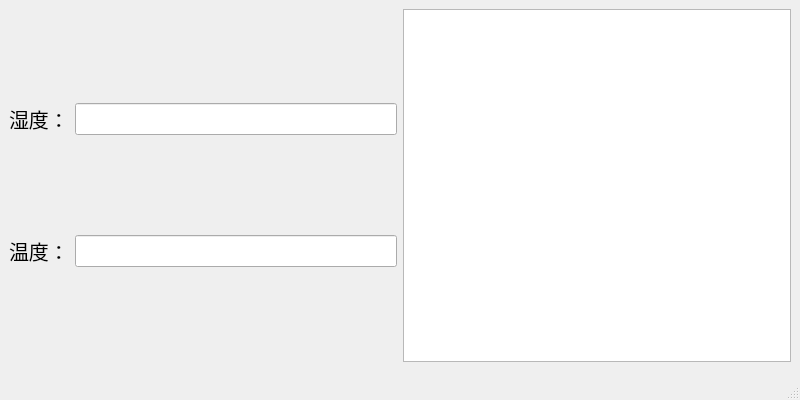
<?xml version="1.0" encoding="UTF-8"?>
<ui version="4.0">
 <class>MainWindow</class>
 <widget class="QMainWindow" name="MainWindow">
  <property name="geometry">
   <rect>
    <x>0</x>
    <y>0</y>
    <width>800</width>
    <height>400</height>
   </rect>
  </property>
  <property name="font">
   <font>
    <pointsize>15</pointsize>
    <bold>false</bold>
   </font>
  </property>
  <property name="windowTitle">
   <string>MainWindow</string>
  </property>
  <widget class="QWidget" name="centralwidget">
   <layout class="QHBoxLayout" name="horizontalLayout_4">
    <item>
     <layout class="QHBoxLayout" name="horizontalLayout_3">
      <item>
       <layout class="QVBoxLayout" name="verticalLayout">
        <item>
         <layout class="QHBoxLayout" name="horizontalLayout_2">
          <item>
           <widget class="QLabel" name="label">
            <property name="text">
             <string>湿度：</string>
            </property>
           </widget>
          </item>
          <item>
           <widget class="QLineEdit" name="lineEdit1"/>
          </item>
         </layout>
        </item>
        <item>
         <layout class="QHBoxLayout" name="horizontalLayout">
          <item>
           <widget class="QLabel" name="label_2">
            <property name="text">
             <string>温度：</string>
            </property>
           </widget>
          </item>
          <item>
           <widget class="QLineEdit" name="lineEdit2"/>
          </item>
         </layout>
        </item>
       </layout>
      </item>
      <item>
       <widget class="QTextBrowser" name="textBrowser"/>
      </item>
     </layout>
    </item>
   </layout>
  </widget>
  <widget class="QMenuBar" name="menubar">
   <property name="geometry">
    <rect>
     <x>0</x>
     <y>0</y>
     <width>800</width>
     <height>25</height>
    </rect>
   </property>
  </widget>
  <widget class="QStatusBar" name="statusbar"/>
 </widget>
 <resources/>
 <connections/>
</ui>
